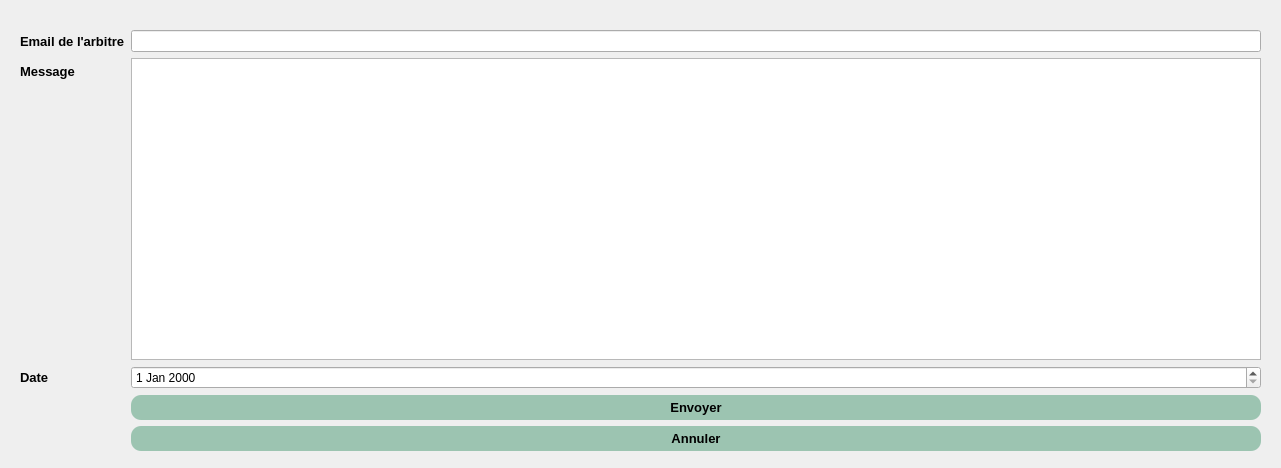
<?xml version="1.0" encoding="UTF-8"?>
<ui version="4.0">
 <class>EmailDialog</class>
 <widget class="QDialog" name="EmailDialog">
  <property name="geometry">
   <rect>
    <x>0</x>
    <y>0</y>
    <width>1281</width>
    <height>468</height>
   </rect>
  </property>
  <property name="windowTitle">
   <string>Dialog</string>
  </property>
  <property name="styleSheet">
   <string notr="true"/>
  </property>
  <widget class="QWidget" name="formLayoutWidget">
   <property name="geometry">
    <rect>
     <x>20</x>
     <y>30</y>
     <width>1241</width>
     <height>421</height>
    </rect>
   </property>
   <layout class="QFormLayout" name="formLayout">
    <item row="0" column="0">
     <widget class="QLabel" name="label">
      <property name="font">
       <font>
        <family>Arial</family>
        <pointsize>10</pointsize>
        <bold>true</bold>
       </font>
      </property>
      <property name="text">
       <string>Email de l'arbitre</string>
      </property>
     </widget>
    </item>
    <item row="1" column="0">
     <widget class="QLabel" name="label_2">
      <property name="font">
       <font>
        <family>Arial</family>
        <pointsize>10</pointsize>
        <bold>true</bold>
       </font>
      </property>
      <property name="text">
       <string>Message </string>
      </property>
     </widget>
    </item>
    <item row="2" column="0">
     <widget class="QLabel" name="label_3">
      <property name="font">
       <font>
        <family>Arial</family>
        <pointsize>10</pointsize>
        <bold>true</bold>
       </font>
      </property>
      <property name="text">
       <string>Date</string>
      </property>
     </widget>
    </item>
    <item row="2" column="1">
     <widget class="QDateEdit" name="dateEdit_dateMatch"/>
    </item>
    <item row="5" column="1">
     <widget class="QPushButton" name="btn_annuler">
      <property name="font">
       <font>
        <family>Arial</family>
        <pointsize>10</pointsize>
        <bold>true</bold>
       </font>
      </property>
      <property name="styleSheet">
       <string notr="true">#btn_annuler{
background:rgba(33,133,85,0.4);
border-radius:10px;
padding:5px;
}</string>
      </property>
      <property name="text">
       <string>Annuler</string>
      </property>
     </widget>
    </item>
    <item row="4" column="1">
     <widget class="QPushButton" name="btn_envoyer">
      <property name="font">
       <font>
        <family>Arial</family>
        <pointsize>10</pointsize>
        <bold>true</bold>
       </font>
      </property>
      <property name="styleSheet">
       <string notr="true">#btn_envoyer{
background:rgba(33,133,85,0.4);
border-radius:10px;
padding:5px;
}</string>
      </property>
      <property name="text">
       <string>Envoyer</string>
      </property>
     </widget>
    </item>
    <item row="1" column="1">
     <widget class="QTextEdit" name="textEdit_message"/>
    </item>
    <item row="0" column="1">
     <widget class="QLineEdit" name="lineEdit_email">
      <property name="styleSheet">
       <string notr="true"/>
      </property>
     </widget>
    </item>
   </layout>
  </widget>
  <widget class="QLabel" name="label_4">
   <property name="geometry">
    <rect>
     <x>10</x>
     <y>390</y>
     <width>63</width>
     <height>20</height>
    </rect>
   </property>
   <property name="styleSheet">
    <string notr="true">#label_4 {
    border: none;
    qproperty-icon:url(:/img/img/bg.jpg);
    qproperty-iconSize: 64px 64px; /* Ajuste la taille selon ton bouton */
}
</string>
   </property>
   <property name="text">
    <string/>
   </property>
  </widget>
  <widget class="QLabel" name="label_5">
   <property name="geometry">
    <rect>
     <x>0</x>
     <y>0</y>
     <width>1281</width>
     <height>461</height>
    </rect>
   </property>
   <property name="text">
    <string/>
   </property>
   <property name="pixmap">
    <pixmap resource="resource.qrc">:/img/img/bg.jpg</pixmap>
   </property>
   <property name="scaledContents">
    <bool>true</bool>
   </property>
  </widget>
  <zorder>label_5</zorder>
  <zorder>formLayoutWidget</zorder>
  <zorder>label_4</zorder>
 </widget>
 <resources>
  <include location="resource.qrc"/>
 </resources>
 <connections/>
</ui>
